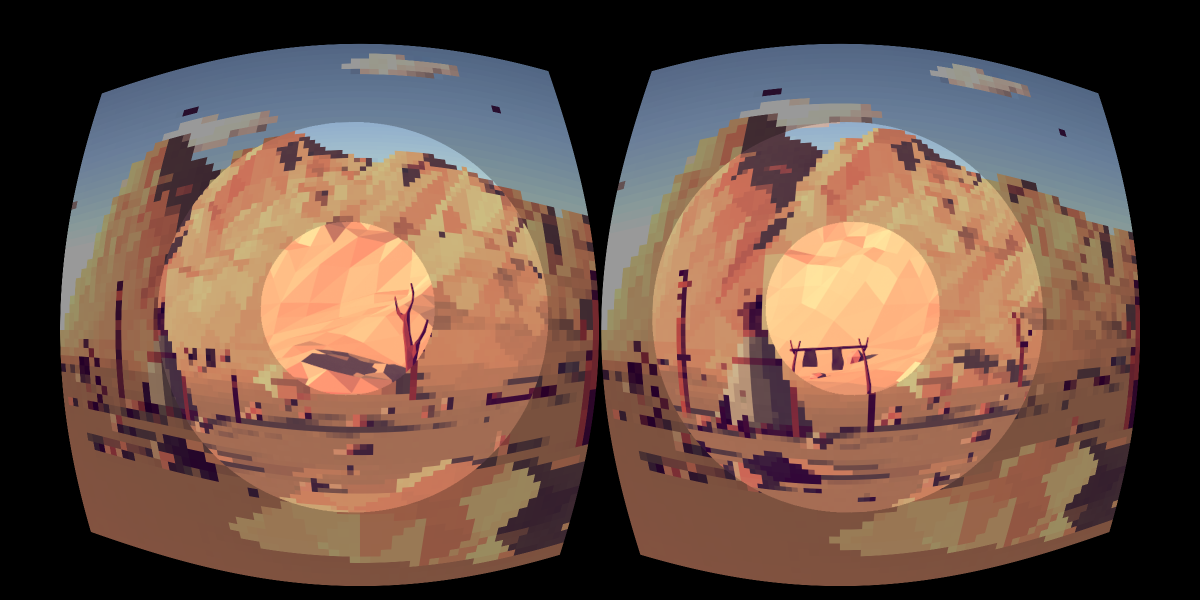
#> input picture scripts/r/temp/out.png, 2400 x 1200 px (shown at 1/2 size)
$ python compare_image_difference.py ../temp/out.png ../temp/out.png
#> lines starting #> are read from the running program, lines starting #| are printed output that depends on the picture
### libs/_image.py
import glob
import math
import os
import re

import numpy as np
from PIL import Image, ImageDraw, ImageFont


# [4 lines left out: function crop_image_file, not called in this run]


def load_im(file):
    im = Image.open(file)
    return np.array(im)


# [6 lines left out: function to_pil_image, not called in this run]


def save_im(im, f):
    im = to_pil_image(im)
    im.save(f)


# [71 lines left out: functions crop_image, crop_image_interactive, scale_image, resize_image, not called in this run]


def show_im(
    *imgs,
    format="rgb",
    out_image_name=None,
    origin="upper",
    text=None,
    norm=False,
    split_channels=False
):
    import matplotlib.pyplot as plt
    import numpy as np

    if split_channels:
        imgs = [imgs[0][:, :, i] for i in range(imgs[0].shape[-1])]
        print(imgs)

    # plt.style.use("dark_background")

    fig = plt.figure(figsize=(len(imgs) * 4, 1 * 4))
    for i, im in enumerate(imgs):
        if not isinstance(im, (np.ndarray)):
            im = np.array(im)
        if len(im.shape) == 3 and im.shape[2] == 3 and format == "bgr":
            im = im[..., ::-1]

        # Visualize two channel image (e.g. optical flow, vector)
        if len(im.shape) == 3 and im.shape[2] == 2:
            import cv2

            hsv = np.zeros([im.shape[0], im.shape[1], 3])
            hsv[..., 1] = 255
            mag, ang = cv2.cartToPolar(im[..., 0], im[..., 1])
            hsv[..., 0] = ang * 180 / np.pi / 2
            hsv[..., 2] = cv2.normalize(mag, None, 0, 255, cv2.NORM_MINMAX)
            hsv = hsv.astype(np.uint8)
            im = cv2.cvtColor(hsv, cv2.COLOR_HSV2BGR)

        ax = fig.add_subplot(1, len(imgs), i + 1)

        if text:
            ax.title.set_text(text[i])

        # if norm:
        #     im = np.mean(im.astype(float), axis=2)

        plt.imshow(im, origin=origin)

    plt.tight_layout()

    if out_image_name:
        plt.savefig(out_image_name, dpi=200)
    else:
        plt.show()

    plt.close(fig)


def _get_text_margin(height, font_scale):
    return int(height / 16 * font_scale * 2.0)


# [305 lines left out: functions draw_text, _add_margin, combine_images, parse_file_name, select_roi2, to_ndarray and 2 more, not called in this run]

### scripts/r/image/compare_image_difference.py
import argparse

import numpy as np
from _image import show_im
from PIL import Image

parser = argparse.ArgumentParser()
parser.add_argument("files", nargs=2)
args = parser.parse_args()

a = np.array(Image.open(args.files[0]), dtype=float)
b = np.array(Image.open(args.files[1]), dtype=float)
diff = np.abs(a - b)
#> diff: shape (1200, 2400, 3) float64; every value is 0
print("sum of pixel diff: %.2f" % np.sum(diff))
#| sum of pixel diff: 0.00
print("avg of pixel diff: %.2f" % np.mean(diff))
#| avg of pixel diff: 0.00
show_im(diff, split_channels=True)
#> in show_im, `plt.show()`:
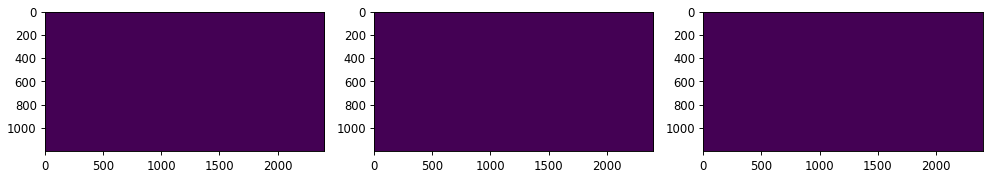
#> figure drawn by matplotlib, 3 panels
